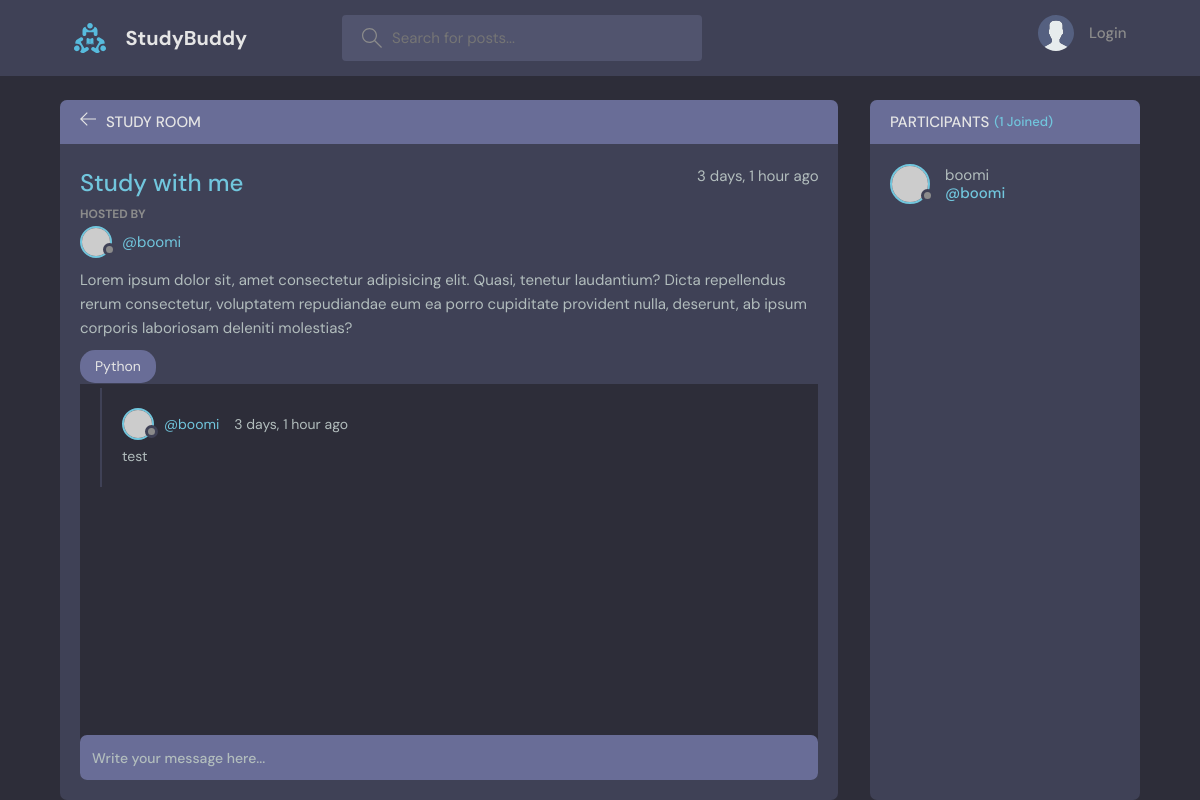
Before: /room/4/ with the older database file.
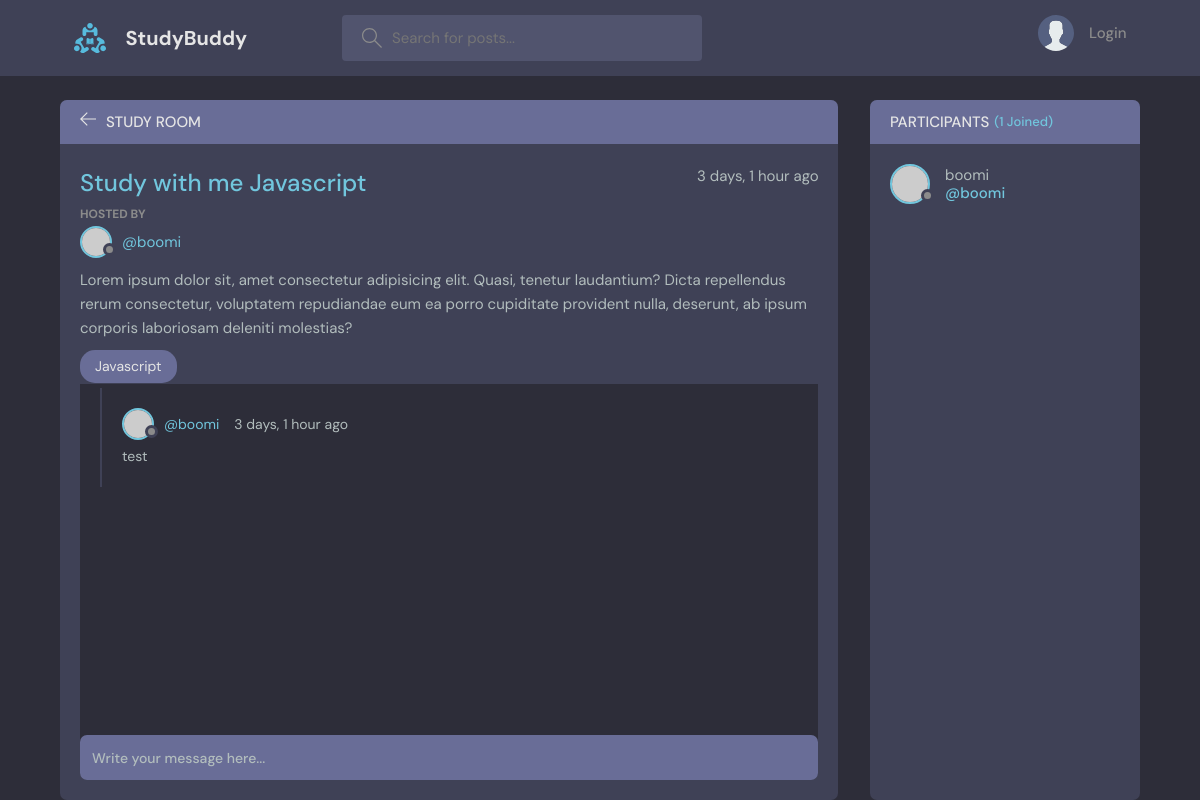
After: the same page with the newer database file.
### base/models.py (models this page shows, shortened)
class Room(models.Model):
    host = models.ForeignKey(User, on_delete=models.SET_NULL,null=True)
    topic = models.ForeignKey(Topic, on_delete=models.SET_NULL,null=True)
    name = models.CharField(max_length=200)
    description = models.TextField(null=True, blank=True)
    participants = models.ManyToManyField(User, related_name='participants',blank=True)
    updated = models.DateField(auto_now=True)
    created = models.DateField(auto_now_add=True)
    class Meta:
        ordering = ['-updated','-created']

class Topic(models.Model):
    name = models.CharField(max_length=200)
    def __str__(self):
        return self.name

### base/views.py (the view, shortened to what this page needs)
# urls.py: path('room/<str:pk>/',views.room,name="room"),
def room(request, pk):
    room = Room.objects.get(id=pk)
    room_messages = room.message_set.all().order_by('-created')
    participants = room.participants.all()
    print(participants)
    context = {'room': room, 'room_messages': room_messages,
               'participants': participants}
    return render(request, 'base/room.html', context)

### base/models.py (called while the page is built)
    def __str__(self):
        return self.body[0:50]

### base/templates/base/room.html (shortened to what this page needs)
{% extends "main.html" %} {% block content %}
<main class="profile-page layout layout--2">
  <div class="container">
    <div class="room">
      <div class="room__top">
        <div class="room__topLeft">
          <a href="{% url "home" %}">
            <svg
              version="1.1"
              xmlns="http://www.w3.org/2000/svg"
              width="32"
              height="32"
              viewBox="0 0 32 32"
            >
              <title>arrow-left</title>
              <path
                d="M13.723 2.286l-13.723 13.714 13.719 13.714 1.616-1.611-10.96-10.96h27.625v-2.286h-27.625l10.965-10.965-1.616-1.607z"
              ></path>
            </svg>
          </a>
          <h3>Study Room</h3>
        </div>
      </div>
      <div class="room__box scroll">
        <div class="room__header scroll">
          <div class="room__info">
            <h3>{{room.name}}</h3>
            <span>{{room.created|timesince}} ago</span>
          </div>
          <div class="room__hosted">
            <p>Hosted By</p>
            <a href="{% url "user-profile" room.host.id %}" class="room__author">
              <div class="avatar avatar--small">
                <img src="https://randomuser.me/api/portraits/men/37.jpg" />
              </div>
              <span>@{{room.host.username}}</span>
            </a>
          </div>
          <div class="room__details">
            Lorem ipsum dolor sit, amet consectetur adipisicing elit. Quasi,
            tenetur laudantium? Dicta repellendus rerum consectetur, voluptatem
            repudiandae eum ea porro cupiditate provident nulla, deserunt, ab
            ipsum corporis laboriosam deleniti molestias?
          </div>
          <span class="room__topics">{{room.topic}}</span>
        </div>
        <div class="room__conversation">
          <div class="threads scroll">
            {% for message in room_messages %}
            <div class="thread">
              <div class="thread__top">
                <div class="thread__author">
                  <a href="{% url "user-profile" message.user.id %}" class="thread__authorInfo">
                    <div class="avatar avatar--small">
                      <img
                        src="https://randomuser.me/api/portraits/men/37.jpg"
                      />
                    </div>
                    <span>@{{message.user}}</span>
                  </a>
                  <span class="thread__date">{{message.created|timesince}} ago</span>
                </div>
              </div>
              <div class="thread__details">
               {{message}}
              </div>
            </div>
          {% endfor %}
          </div>
        </div>
      </div>
      <div class="room__message">
        <form action="" method="POST">
          <input name="body" placeholder="Write your message here..." />
        </form>
      </div>
    </div>
    <div class="participants">
      <h3 class="participants__top">Participants <span>({{participants.count}} Joined)</span></h3>
      <div class="participants__list scroll">
        {% for user in participants %}
        <a href="{% url "user-profile" user.id%}" class="participant">
          <div class="avatar avatar--medium">
            <img src="https://randomuser.me/api/portraits/men/37.jpg" />
          </div>
          <p>
            {{user}}
            <span>@{{user.username}}</span>
          </p>
        </a>
        {% endfor %}
      </div>
    </div>
  </div>
</main>
{% endblock %}

Changed rows visible on the page:
changed Room "boomi": name "Study with me" → "Study with me Javascript"; topic "Python" → "Javascript"
